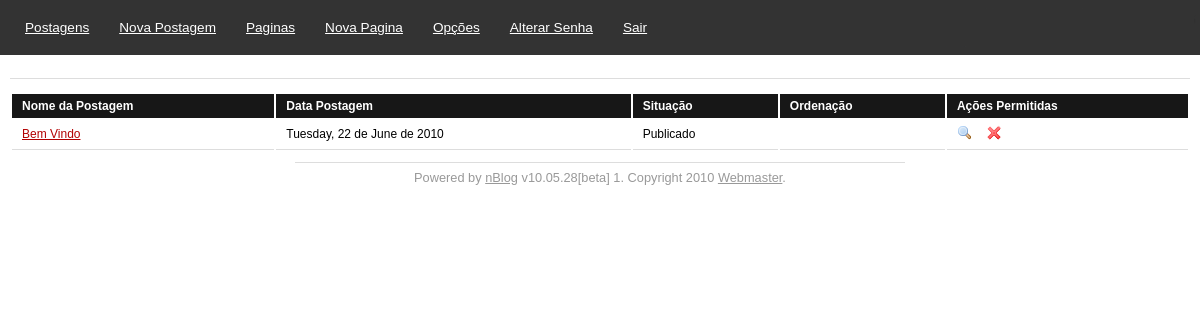
The page /adm/admin.php (signed in) on the database its author committed.
### tables this page shows
CREATE TABLE `postagens` (
  `codigo` int(11) NOT NULL auto_increment,
  `slug` varchar(255) NOT NULL default '',
  `titulo` varchar(255) NOT NULL default '',
  `conteudo` longtext NOT NULL,
  `pagina` int(1) NOT NULL default '0',
  `menu` int(1) NOT NULL default '0',
  `paginaini` int(1) NOT NULL default '0',
  `data` int(20) NOT NULL default '0',
  `publicado` int(1) NOT NULL default '0',
  `link` varchar(20) default '',
  `ordem` char(3) default NULL,
  PRIMARY KEY  (`codigo`)
);

### adm/admin.php (called while the page is built, shortened)
<?php
include(PATH . 'includes/functions.php');
$config = nb_config();
$mode = mysql_real_escape_string($_GET['mode']);
include('index.php');
include('footer.php');
?>

### includes/functions.php (called while the page is built, shortened)
<?php
function nb_config()
{
	$sql = mysql_query("SELECT * FROM `config`");
	$config = array();
	while($row = mysql_fetch_array($sql))
	{
		$config[$row['nome']] = $row['valor'];
	}
	return $config;
}
?>

### adm/index.php (the view, shortened to what this page needs)
<?php
switch($mode)
{
	default:
	case 'lista_postagens':
		$result = mysql_query('SELECT * FROM `postagens` Where `pagina` = 0 Order by `data` DESC') or die(mysql_error());
		while($row = mysql_fetch_assoc($result))
		{
			$published = ($row['publicado'] == 1) ? ''._POSTPUB.'' : ''._POSTNOTPUB.'';
			$preview_link = ($row['publicado'] == 1) ? "<a href=\"../{$config['arquivo-index']}?post={$row['slug']}\"><img src=\"images/view.png\" alt=\""._VIEWPOST."\"/></a>&nbsp;&nbsp;&nbsp;" : '';
			$post_list .= "<tr>
								<td><a href=\"admin.php?mode=edita_postagem&codigo={$row['codigo']}\">{$row['titulo']}</a></td>
								<td>" . strftime($config['formato-data'], $row['data']) . "</td>
								<td>{$published}</td>
                                <td></td>
								<td>
								{$preview_link}
								<a href=\"admin.php?mode=apaga&codigo={$row['codigo']}\" onclick=\"return confirm_dialog('admin.php?mode=delete&codigo={$row['codigo']}', '"._REMOVPOSTMSG."')\"><img src=\"images/delete.png\" alt=\""._REMOVPOST."\" /></a>
								</td>
							</tr>";
		}
		include('list.php');
	break;
}
?>

### adm/images/styles.css (style rules this page uses)
body { font-family:"Trebuchet MS", Verdana, Arial; font-size:1.0em; margin:0 auto; padding:0; }
a img { border:none; }
a { color:#B20002; }
table tr td { border-bottom:1px solid #dddddd; padding:5px 10px; }

### rows shown on the page
postagens: titulo "Bem Vindo", data "Tuesday, 22 de June de 2010", publicado "Publicado"

### other values the page prints
_POST "Postagens"
_NEWPOST "Nova Postagem"
_PAGINA "Paginas"
_NEWPAGINA "Nova Pagina"
_OPTIONS "Opções"
_CHANGEPASS "Alterar Senha"
_LOGOUT "Sair"
_POSTNAME "Nome da Postagem"
_POSTDATE "Data Postagem"
_POSTSTATUS "Situação"
_POSTORDEM "Ordenação"
_POSTACITONS "Ações Permitidas"
$versao "v10.05.28[beta] 1"
